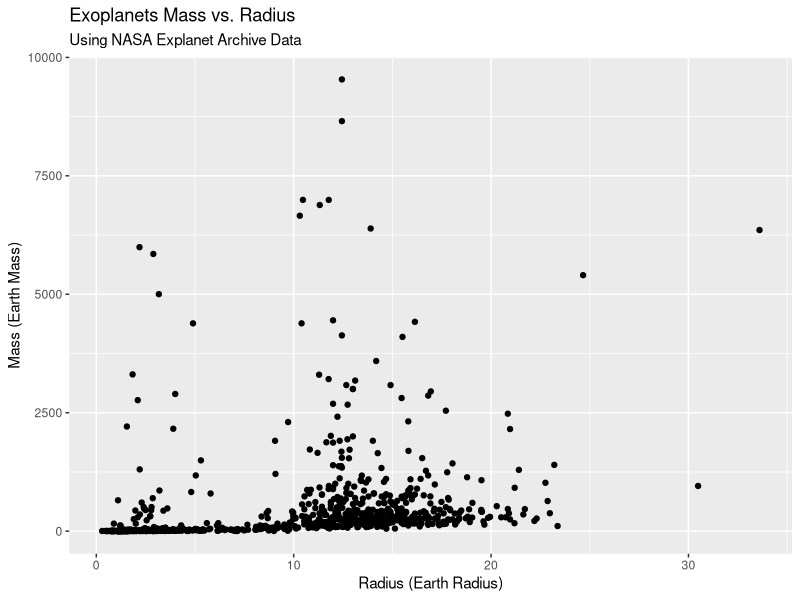
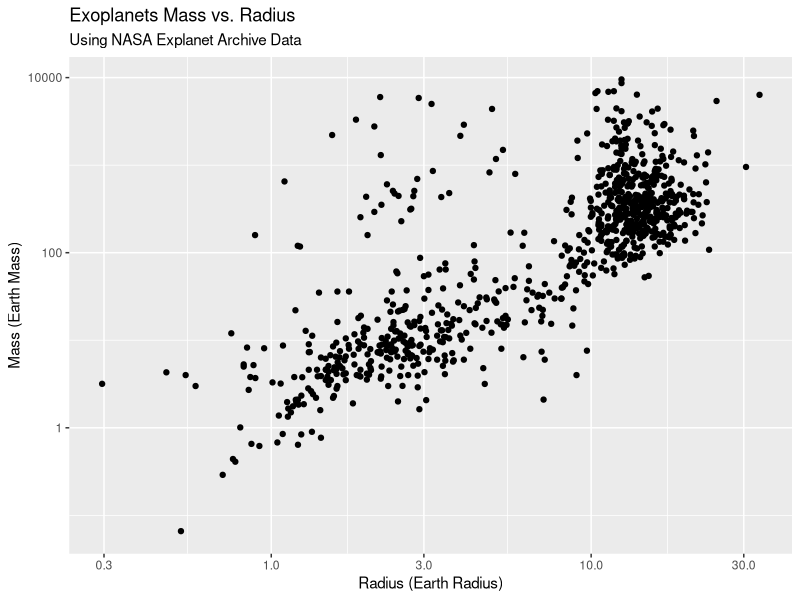
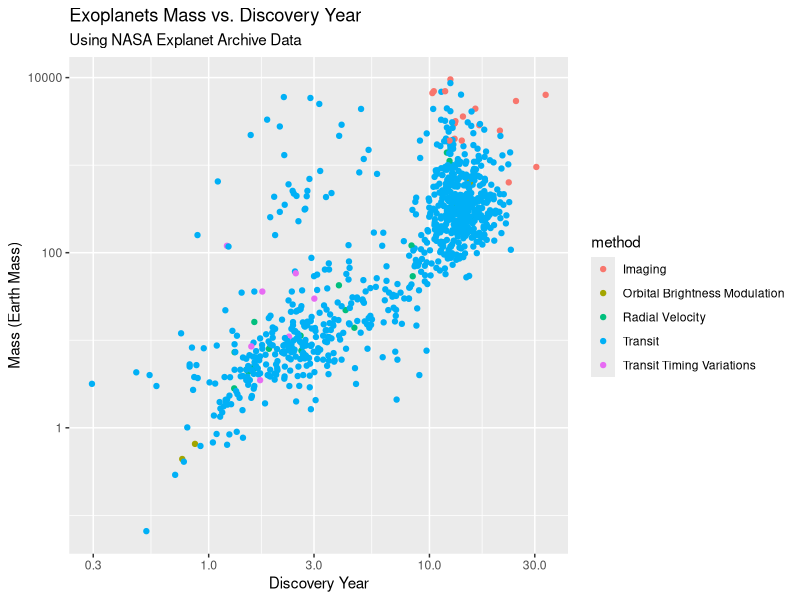
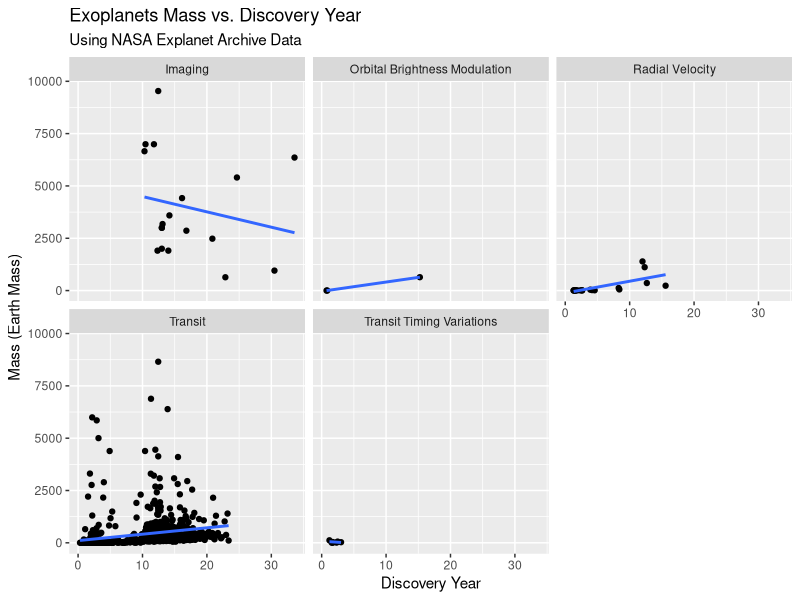

Here is the R script that generated these plots, in order:
## ---- chunk 1
knitr::opts_chunk$set(echo = TRUE, message=FALSE, warning=FALSE)
library(tidyverse)
library(scales)
## ---- chunk 2
## Read in the csv file
## The first 100 lines of the file contain comments: we skip them.
## There is one row per exoplanet 
## Select some variables that we will work with and rename them
## Drop rows with missing data

planets = read_csv("../../data/exoplanets_default_2021-06-15.csv", skip = 100) %>%
  select(pl_name, discoverymethod, pl_rade, pl_bmasse) %>%
  rename(planet = pl_name,
         method = discoverymethod,
         radius = pl_rade,
         mass = pl_bmasse) %>% 
  drop_na()
## ---- chunk 3
## uncomment the lines below (i.e. remove # from beginning of line)
## and then complete the code to make the plot
## (Ctrl+Shift+C in Windows (or Cmd+Shift+C in Macs) uncomments selected lines)

ggplot(planets) +
  geom_point(aes(x = radius, y = mass)) +
  xlab("Radius (Earth Radius)") +
  ylab("Mass (Earth Mass)") +
  ggtitle("Exoplanets Mass vs. Radius",
          subtitle = "Using NASA Explanet Archive Data")
## ---- chunk 4
## uncomment and complete code below

ggplot(planets) +
  geom_point(aes(x = radius, y = mass)) +
  scale_x_log10() +
  scale_y_log10() +
  xlab("Radius (Earth Radius)") +
  ylab("Mass (Earth Mass)") +
  ggtitle("Exoplanets Mass vs. Radius",
          subtitle = "Using NASA Explanet Archive Data")
## ---- chunk 5
## uncomment and complete code below

ggplot(planets, aes(x = radius, y = mass, color = method)) +
  geom_point() +
  scale_y_log10() +
  scale_x_log10() +
  xlab("Discovery Year") +
  ylab("Mass (Earth Mass)") +
  ggtitle("Exoplanets Mass vs. Discovery Year",
          subtitle="Using NASA Explanet Archive Data")
## ---- chunk 6
## uncomment and complete code below
# 
ggplot(planets, aes(x=radius, y=mass)) +
  geom_point() +
  ## ADD A COMMENT SAYING WHAT THE NEXT LINE DOES
  # Response: 
  geom_smooth(method="lm", se=FALSE) +
  ## ADD A COMMENT SAYING WHAT THE NEXT LINE DOES
  # Response:
  facet_wrap(~method) +
  xlab("Discovery Year") +
  ylab("Mass (Earth Mass)") +
  ggtitle("Exoplanets Mass vs. Discovery Year",
          subtitle="Using NASA Explanet Archive Data")
